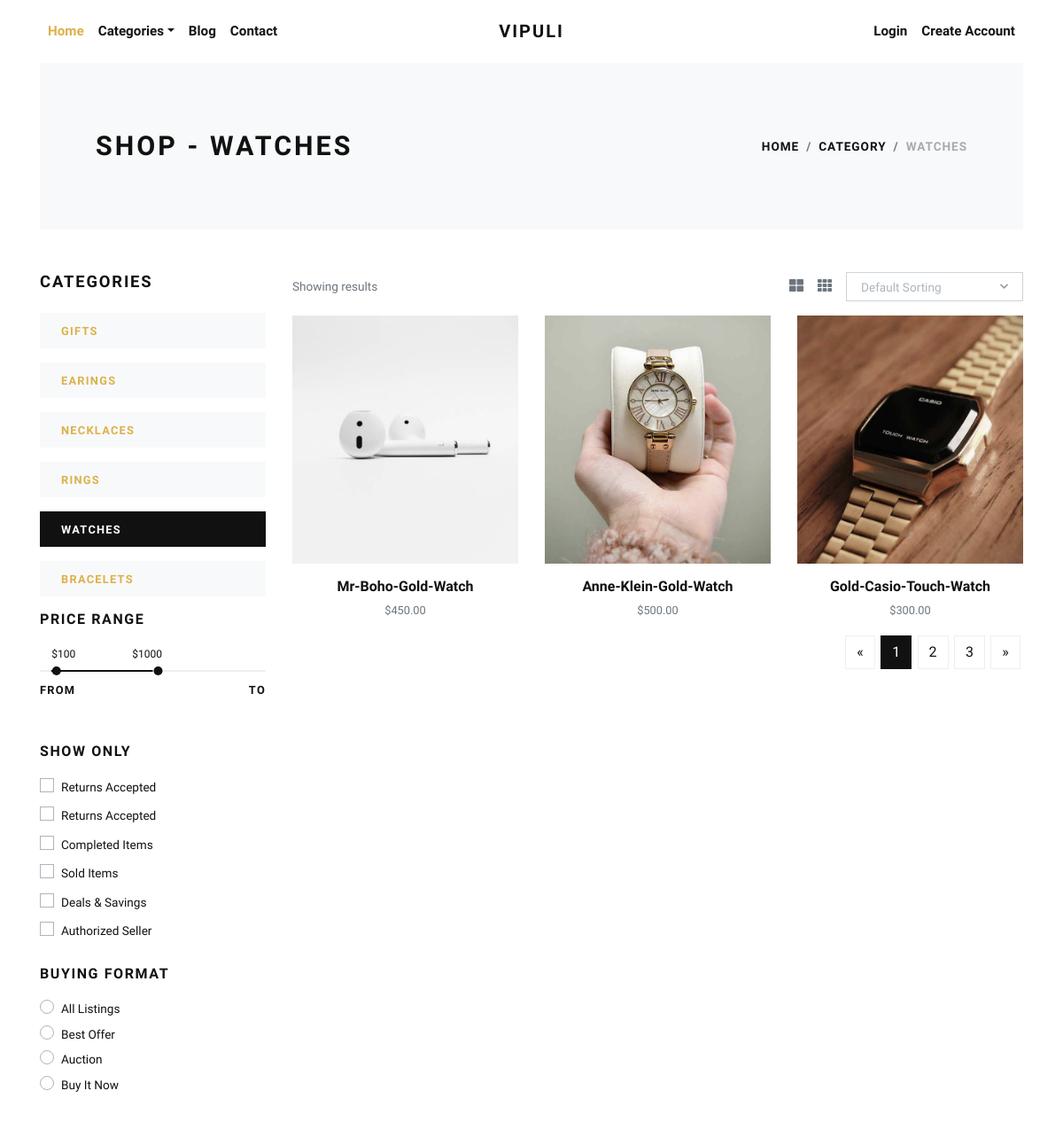
/watches/, run on the app's committed database.
### store/models.py (models this page shows, shortened)
class Category(models.Model):
    title = models.CharField(max_length=50, verbose_name="Category Title")
    slug = models.SlugField(max_length=55, verbose_name="Category Slug")
    description = models.TextField(blank=True, verbose_name="Category Description")
    category_image = models.ImageField(upload_to='category', blank=True, null=True, verbose_name="Category Image")
    is_active = models.BooleanField(verbose_name="Is Active?")
    is_featured = models.BooleanField(verbose_name="Is Featured?")
    created_at = models.DateTimeField(auto_now_add=True, verbose_name="Created Date")
    updated_at = models.DateTimeField(auto_now=True, verbose_name="Updated Date")
    class Meta:
        verbose_name_plural = 'Categories'
        ordering = ('-created_at', )

class Product(models.Model):
    title = models.CharField(max_length=150, verbose_name="Product Title")
    slug = models.SlugField(max_length=160, verbose_name="Product Slug")
    sku = models.CharField(max_length=255, unique=True, verbose_name="Unique Product ID (SKU)")
    short_description = models.TextField(verbose_name="Short Description")
    detail_description = models.TextField(blank=True, null=True, verbose_name="Detail Description")
    product_image = models.ImageField(upload_to='product', blank=True, null=True, verbose_name="Product Image")
    price = models.DecimalField(max_digits=8, decimal_places=2)
    category = models.ForeignKey(Category, verbose_name="Product Categoy", on_delete=models.CASCADE)
    is_active = models.BooleanField(verbose_name="Is Active?")
    is_featured = models.BooleanField(verbose_name="Is Featured?")
    created_at = models.DateTimeField(auto_now_add=True, verbose_name="Created Date")
    updated_at = models.DateTimeField(auto_now=True, verbose_name="Updated Date")
    class Meta:
        verbose_name_plural = 'Products'
        ordering = ('-created_at', )

### store/views.py (the view)
# urls.py: path('<slug:slug>/', views.category_products, name="category-products"),
def category_products(request, slug):
    category = get_object_or_404(Category, slug=slug)
    products = Product.objects.filter(is_active=True, category=category)
    categories = Category.objects.filter(is_active=True)
    context = {
        'category': category,
        'products': products,
        'categories': categories,
    }
    return render(request, 'store/category_products.html', context)

### templates/store/category_products.html (shortened to what this page needs)
{% extends 'base.html' %}
{% load static %}
    {% block content %}
      <div class="container">
        <section class="py-5 bg-light">
          <div class="container">
            <div class="row px-4 px-lg-5 py-lg-4 align-items-center">
              <div class="col-lg-6">
                <h1 class="h2 text-uppercase mb-0">Shop - {{category.title}}</h1>
              </div>
              <div class="col-lg-6 text-lg-right">
                <nav aria-label="breadcrumb">
                  <ol class="breadcrumb justify-content-lg-end mb-0 px-0">
                    <li class="breadcrumb-item"><a href="{% url 'store:home' %}">Home</a></li>
                    <li class="breadcrumb-item"><a href="{% url 'store:all-categories' %}">Category</a></li>
                    <li class="breadcrumb-item active" aria-current="page">{{category.title}}</li>
                  </ol>
                </nav>
              </div>
            </div>
          </div>
        </section>
        <section class="py-5">
          <div class="container p-0">
            <div class="row">
              <div class="col-lg-3 order-2 order-lg-1">
                <h5 class="text-uppercase mb-4">Categories</h5>
                {% if categories %}
                  {% for cat in categories %}
                    <a href="{% url 'store:category-products' cat.slug %}">
                      <div class="py-2 px-4 {% if category == cat %}bg-dark text-white {% else %}bg-light{% endif %} mb-3">
                        <strong class="small text-uppercase font-weight-bold">{{cat.title}}</strong>
                      </div>
                    </a>
                  {% endfor %}
                {% endif %}
                <h6 class="text-uppercase mb-4">Price range</h6>
                <div class="price-range pt-4 mb-5">
                  <div id="range"></div>
                  <div class="row pt-2">
                    <div class="col-6"><strong class="small font-weight-bold text-uppercase">From</strong></div>
                    <div class="col-6 text-right"><strong class="small font-weight-bold text-uppercase">To</strong></div>
                  </div>
                </div>
                <h6 class="text-uppercase mb-3">Show only</h6>
                <div class="custom-control custom-checkbox mb-1">
                  <label class="custom-control-label text-small" for="customCheck1">Returns Accepted</label>
                </div>
                <div class="custom-control custom-checkbox mb-1">
                  <label class="custom-control-label text-small" for="customCheck2">Returns Accepted</label>
                </div>
                <div class="custom-control custom-checkbox mb-1">
                  <label class="custom-control-label text-small" for="customCheck3">Completed Items</label>
                </div>
                <div class="custom-control custom-checkbox mb-1">
                  <label class="custom-control-label text-small" for="customCheck4">Sold Items</label>
                </div>
                <div class="custom-control custom-checkbox mb-1">
                  <label class="custom-control-label text-small" for="customCheck5">Deals &amp; Savings</label>
                </div>
                <div class="custom-control custom-checkbox mb-4">
                  <label class="custom-control-label text-small" for="customCheck6">Authorized Seller</label>
                </div>
                <h6 class="text-uppercase mb-3">Buying format</h6>
                <div class="custom-control custom-radio">
                  <label class="custom-control-label text-small" for="customRadio1">All Listings</label>
                </div>
                <div class="custom-control custom-radio">
                  <label class="custom-control-label text-small" for="customRadio2">Best Offer</label>
                </div>
                <div class="custom-control custom-radio">
                  <label class="custom-control-label text-small" for="customRadio3">Auction</label>
                </div>
                <div class="custom-control custom-radio">
                  <label class="custom-control-label text-small" for="customRadio4">Buy It Now</label>
                </div>
              </div>
              <div class="col-lg-9 order-1 order-lg-2 mb-5 mb-lg-0">
                <div class="row mb-3 align-items-center">
                  <div class="col-lg-6 mb-2 mb-lg-0">
                    <p class="text-small text-muted mb-0">Showing results</p>
                  </div>
                  <div class="col-lg-6">
                    <ul class="list-inline d-flex align-items-center justify-content-lg-end mb-0">
                      <li class="list-inline-item text-muted mr-3"><a class="reset-anchor p-0" href="#"><i class="fas fa-th-large"></i></a></li>
                      <li class="list-inline-item text-muted mr-3"><a class="reset-anchor p-0" href="#"><i class="fas fa-th"></i></a></li>
                      <li class="list-inline-item">
                      </li>
                    </ul>
                  </div>
                </div>
                <div class="row">
                  {% if products %}
                    {% for product in products %}
                      <div class="col-lg-4 col-sm-6">
                        <div class="product text-center">
                          <div class="mb-3 position-relative">
                            <a class="d-block" href="{% url 'store:product-detail' product.slug %}">
                              {% if product.product_image %}
                                <img class="img-fluid w-100" src="{{product.product_image.url}}" alt="{{product.title}}">
                              {% else %}
                                <img class="img-fluid w-100" src="{% static 'img/product-1.jpg' %}" alt="{{product.title}}">
                              {% endif %}
                            </a>
                          </div>
                          <h6> <a class="reset-anchor" href="{% url 'store:product-detail' product.slug %}">{{product.title}}</a></h6>
                          <p class="small text-muted">${{product.price}}</p>
                        </div>
                      </div>
                    {% endfor %}
                  {% endif %}
                </div>
                <nav aria-label="Page navigation example">
                  <ul class="pagination justify-content-center justify-content-lg-end">
                    <li class="page-item"><a class="page-link" href="#" aria-label="Previous"><span aria-hidden="true">«</span></a></li>
                    <li class="page-item active"><a class="page-link" href="#">1</a></li>
                    <li class="page-item"><a class="page-link" href="#">2</a></li>
                    <li class="page-item"><a class="page-link" href="#">3</a></li>
                    <li class="page-item"><a class="page-link" href="#" aria-label="Next"><span aria-hidden="true">»</span></a></li>
                  </ul>
                </nav>
              </div>
            </div>
          </div>
        </section>
      </div>
      {% endblock content %}

### jewelryshop/static/css/style.default.css (style rules this page uses)
.text-small { font-size: 0.85rem !important; }
strong { font-weight: 700; }
.product img { -webkit-filter: grayscale(40%); filter: grayscale(40%); transition: all 0.3s; }
.text-uppercase { text-transform: uppercase; letter-spacing: 0.1em; }
.reset-anchor { color: inherit; transition: all 0.3s; }
.noUi-target { background: #efefef; border-radius: 0; border: none; box-shadow: none; }
.noUi-horizontal { height: 2px; }
body { font-family: "Libre Franklin", sans-serif; font-size: 1rem; font-weight: 400; line-height: 1.5; color: #111111; background-color: #fff; }
a { color: #dcb14a; text-decoration: none; }
h1, h2, h3, h4, h5, h6, .h1, .h2, .h3, .h4, .h5, .h6 { margin-bottom: 0.5rem; font-family: inherit; font-weight: 900; line-height: 1.2; color: inherit; }
h1, .h1 { font-size: 2.2rem; }
h2, .h2 { font-size: 1.9rem; }
h5, .h5 { font-size: 1.15rem; }
h6, .h6 { font-size: 1rem; }
small, .small { font-size: 80%; font-weight: 400; }
.page-item:first-child .page-link { border-top-left-radius: 0; border-bottom-left-radius: 0; }
.page-item:last-child .page-link { border-top-right-radius: 0; border-bottom-right-radius: 0; }
.page-item.active .page-link { color: #fff; background-color: #111111; border-color: #111111; }
.page-link { padding: 0.5rem 0.75rem; line-height: 1.25; color: #111111; background-color: none; border: 1px solid #eee; margin: 0.2rem; transition: all 0.3s; }
.bg-light { background-color: #f8f9fa !important; }
.bg-dark { background-color: #111111 !important; }
.custom-checkbox .custom-control-label::before { border-radius: 0; }
.custom-radio .custom-control-label::before { border-radius: 50%; }
.custom-control-label { font-weight: 400; line-height: 2.1em; cursor: pointer; }
.breadcrumb { background: #f8f9fa; }
.breadcrumb-item { font-size: 0.85rem; text-transform: uppercase; letter-spacing: 0.07em; font-weight: 900; color: #111111; }
.breadcrumb-item a { color: inherit; transition: all 0.3s; }
.breadcrumb-item.active { color: #aaa; }

### data on the page
Category: title "WATCHES"
Category: title "GIFTS"
Category: title "EARINGS"
Category: title "NECKLACES"
Category: title "RINGS"
Category: title "BRACELETS"
Product: title "Mr-Boho-Gold-Watch", price "450.00"
Product: product_image (picture), title "Anne-Klein-Gold-Watch", price "500.00"
Product: product_image (picture), title "Gold-Casio-Touch-Watch", price "300.00"
